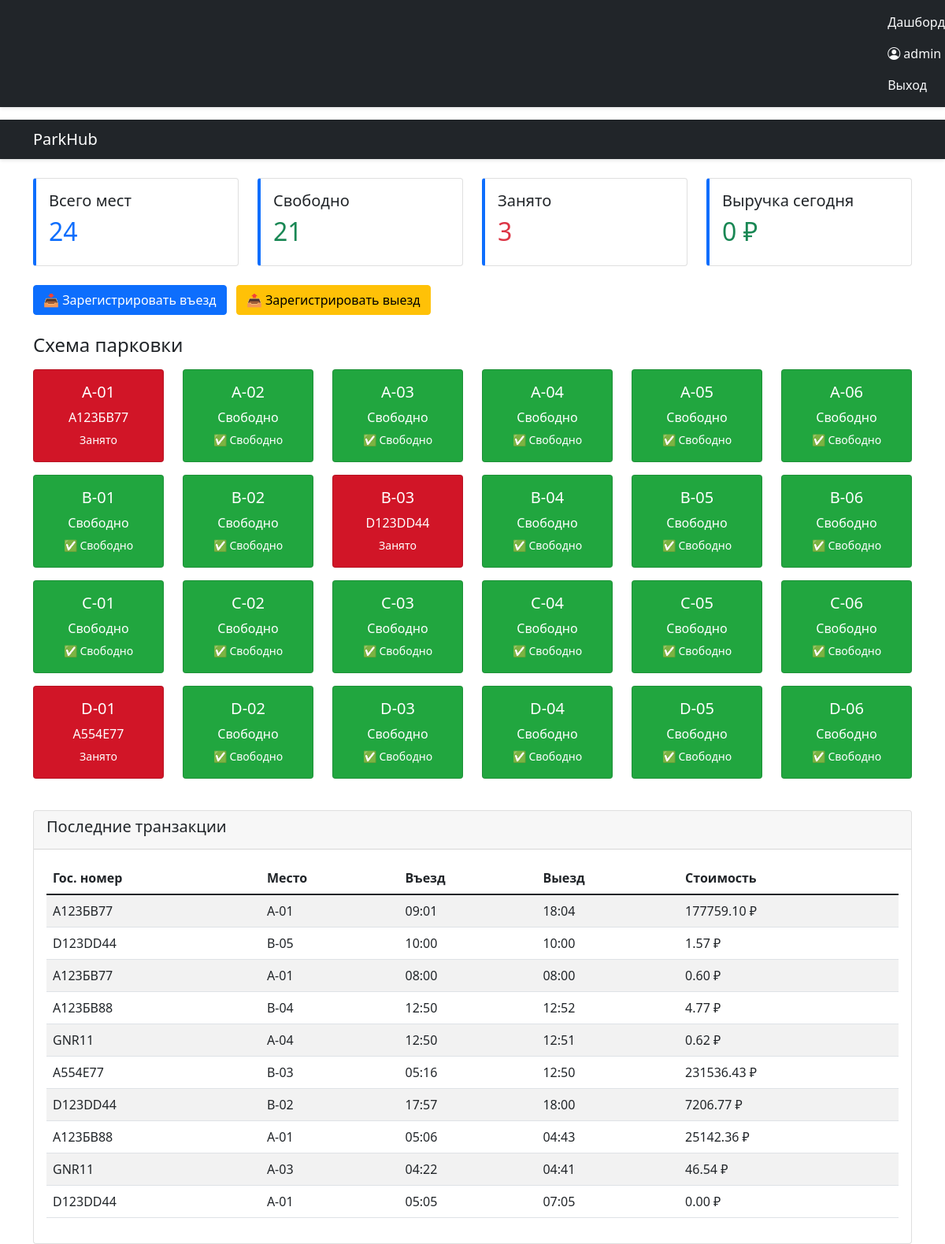
The app's page / (signed in) with its own data.
### main/models.py (models this page shows, shortened)
class ParkingSpot(models.Model):
    number = models.CharField(max_length=10, unique=True, verbose_name="Номер места")
    zone = models.CharField(max_length=5, default='A', verbose_name="Зона")
    created_at = models.DateTimeField(auto_now_add=True, verbose_name="Дата создания")
    def is_occupied(self):
        """Проверка, занято ли место"""
        return self.sessions.filter(status='active').exists()
    is_occupied.boolean = True
    is_occupied.short_description = "Занято"

class ParkingSession(models.Model):
    STATUS_CHOICES = [
        ('active', 'Активна'),
        ('completed', 'Завершена'),
        ('cancelled', 'Отменена'),
    ]
    car_plate = models.CharField(max_length=15, verbose_name="Госномер")
    spot = models.ForeignKey(ParkingSpot, on_delete=models.CASCADE,
                           related_name='sessions', verbose_name="Парковочное место")
    tariff = models.ForeignKey(Tariff, on_delete=models.CASCADE, verbose_name="Тариф")
    check_in = models.DateTimeField(auto_now_add=True, verbose_name="Время въезда")
    check_out = models.DateTimeField(null=True, blank=True, verbose_name="Время выезда")
    status = models.CharField(max_length=10, choices=STATUS_CHOICES,
                            default='active', verbose_name="Статус")
    cost = models.DecimalField(max_digits=10, decimal_places=2, default=0,
                             verbose_name="Стоимость")
    class Meta:
        constraints = [
            models.UniqueConstraint(
                fields=['spot'],
                condition=models.Q(status='active'),
                name='unique_active_session_per_spot'
            )
        ]
        indexes = [
            models.Index(fields=['status', 'spot']),
            models.Index(fields=['check_in']),
        ]

### main/views.py (the view)
# urls.py: path('', views.dashboard, name='main'),
def dashboard(request):
    parking_spots = ParkingSpot.objects.annotate(
        occupied_annotation=Exists(
            ParkingSession.objects.filter(
                spot=OuterRef('pk'),  # pk текущего ParkingSpot
                status='active'
            )
        )
    ).order_by('number')
    total_spots = parking_spots.count()
    occupied_spots = parking_spots.filter(occupied_annotation=True).count()
    free_spots = total_spots - occupied_spots
    today = timezone.now().date()
    today_revenue = ParkingSession.objects.filter(
        check_in__date=today,
        status='completed'
    ).aggregate(total=Sum('cost'))['total'] or 0
    active_sessions = ParkingSession.objects.filter(
        status='active'
    ).select_related('spot', 'tariff')  # Загружаем связанные объекты за один запрос
    recent_transactions = ParkingSession.objects.filter(
        status='completed'
    ).select_related('spot', 'tariff').order_by('-check_out')[:10]
    context = {
        'parking_spots': parking_spots,
        'total_spots': total_spots,
        'occupied_spots': occupied_spots,
        'free_spots': free_spots,
        'today_revenue': today_revenue,
        'active_sessions': active_sessions,
        'recent_transactions': recent_transactions,
        'occupancy_rate': round((occupied_spots / total_spots * 100), 2) if total_spots > 0 else 0,
    }
    return render(request, 'dashboard/index.html', context)

### main/templates/dashboard/index.html (shortened to what this page needs)
{% extends 'dashboard/base.html' %}
{% block content %}
<!DOCTYPE html>
<html lang="ru">
<head>
    <link href="https://cdn.jsdelivr.net/npm/bootstrap@5.1.3/dist/css/bootstrap.min.css" rel="stylesheet">
</head>
<body>
    <nav class="navbar navbar-dark bg-dark">
        <div class="container">
            <span class="navbar-brand mb-0 h1">ParkHub</span>
        </div>
    </nav>
    <div class="container mt-4">
        <div class="row mb-4">
            <div class="col-md-3">
                <div class="card stat-card">
                    <div class="card-body">
                        <h5 class="card-title">Всего мест</h5>
                        <h2 class="text-primary">{{ total_spots }}</h2>
                    </div>
                </div>
            </div>
            <div class="col-md-3">
                <div class="card stat-card">
                    <div class="card-body">
                        <h5 class="card-title">Свободно</h5>
                        <h2 class="text-success">{{ free_spots }}</h2>
                    </div>
                </div>
            </div>
            <div class="col-md-3">
                <div class="card stat-card">
                    <div class="card-body">
                        <h5 class="card-title">Занято</h5>
                        <h2 class="text-danger">{{ occupied_spots }}</h2>
                    </div>
                </div>
            </div>
            <div class="col-md-3">
                <div class="card stat-card">
                    <div class="card-body">
                        <h5 class="card-title">Выручка сегодня</h5>
                        <h2 class="text-success">{{ today_revenue }} ₽</h2>
                    </div>
                </div>
            </div>
        </div>
        <div class="row mb-4">
            <div class="col">
                <a href="{% url 'register_entry' %}" class="btn btn-primary me-2">
                📥 Зарегистрировать въезд
            </a>
            <a href="{% url 'quick_exit' %}" class="btn btn-warning">
                📤 Зарегистрировать выезд
            </a>
            </div>
        </div>
        <div class="row">
            <h4 class="mb-3">Схема парковки</h4>
            {% for spot in parking_spots %}
            <div class="col-xl-2 col-lg-3 col-md-4 col-sm-6 mb-3">
                <div class="card text-white spot-card {% if spot.occupied_annotation %}occupied{% else %}free{% endif %}">
                    <div class="card-body text-center">
                        <h5 class="card-title">{{ spot.number }}</h5>
                        <p class="card-text mb-1">
                            {% if spot.occupied_annotation %}
                                {% for session in active_sessions %}
                                    {% if session.spot.id == spot.id %}
                                        {{ session.car_plate }}
                                    {% endif %}
                                {% endfor %}
                            {% else %}
                                Свободно
                            {% endif %}
                        </p>
                        <small>
                            {% if spot.occupied_annotation %}
                                Занято
                            {% else %}
                                ✅ Свободно
                            {% endif %}
                        </small>
                    </div>
                </div>
            </div>
            {% endfor %}
        </div>
        <div class="row mt-4">
            <div class="col-12">
                <div class="card">
                    <div class="card-header">
                        <h5>Последние транзакции</h5>
                    </div>
                    <div class="card-body">
                        {% if recent_transactions %}
                        <div class="table-responsive">
                            <table class="table table-striped">
                                <thead>
                                    <tr>
                                        <th>Гос. номер</th>
                                        <th>Место</th>
                                        <th>Въезд</th>
                                        <th>Выезд</th>
                                        <th>Стоимость</th>
                                    </tr>
                                </thead>
                                <tbody>
                                    {% for transaction in recent_transactions %}
                                    <tr>
                                        <td>{{ transaction.car_plate }}</td>
                                        <td>{{ transaction.spot.number }}</td>
                                        <td>{{ transaction.check_in|date:"H:i" }}</td>
                                        <td>{{ transaction.check_out|date:"H:i" }}</td>
                                        <td>{{ transaction.cost }} ₽</td>
                                    </tr>
                                    {% endfor %}
                                </tbody>
                            </table>
                        </div>
                        {% else %}
                        <p class="text-muted">Нет завершенных транзакций</p>
                        {% endif %}
                    </div>
                </div>
            </div>
        </div>
    </div>
</body>
</html>
{% endblock %}

### main/templates/dashboard/base.html (shortened to what this page needs)
<!DOCTYPE html>
<html lang="ru">
<head>
    <link href="https://cdn.jsdelivr.net/npm/bootstrap@5.1.3/dist/css/bootstrap.min.css" rel="stylesheet">
    <link rel="stylesheet" href="https://cdn.jsdelivr.net/npm/bootstrap-icons@1.8.1/font/bootstrap-icons.css">
</head>
<body>
    <nav class="navbar navbar-dark bg-dark">
        <div class="navbar-nav ms-auto">
        <a href="{% url 'main' %}" class="nav-link text-light">Дашборд</a>
    {% if user.is_authenticated %}
        <a href="{% url 'profile' %}" class="nav-link text-light">
            <i class="bi bi-person-circle"></i> {{ user.username }}
        </a>
        <form method="post" action="{% url 'logout' %}" style="display: inline;">
    <button type="submit" class="nav-link text-light" style="background:none; border:none;">Выход</button>
</form>
    {% endif %}
</div>
    </nav>
    <main>
        {% block content %}{% endblock %}
    </main>
</body>
</html>

### main/templates/dashboard/base.html (style rules this page uses)
body { background-color: #f8f9fa; font-family: 'Segoe UI', Tahoma, Geneva, Verdana, sans-serif; }
.navbar { box-shadow: 0 2px 4px rgba(0,0,0,.1); }

### main/templates/dashboard/index.html (style rules this page uses)
.spot-card { transition: all 0.3s; cursor: pointer; }
.occupied { background-color: #d11527 !important; }
.free { background-color: #21a63f !important; }
.stat-card { border-left: 4px solid #0d6efd; }

### records on screen
ParkingSpot: number "A-01", shows "Занято"
ParkingSession: car_plate "А123БВ77"
ParkingSpot: number "A-02", shows "Свободно", shows "✅ Свободно"
ParkingSpot: number "A-03", shows "Свободно", shows "✅ Свободно"
ParkingSpot: number "A-04", shows "Свободно", shows "✅ Свободно"
ParkingSpot: number "A-05", shows "Свободно", shows "✅ Свободно"
ParkingSpot: number "A-06", shows "Свободно", shows "✅ Свободно"
ParkingSpot: number "B-01", shows "Свободно", shows "✅ Свободно"
ParkingSpot: number "B-02", shows "Свободно", shows "✅ Свободно"
ParkingSpot: number "B-03", shows "Занято"
ParkingSession: car_plate "D123DD44"
ParkingSpot: number "B-04", shows "Свободно", shows "✅ Свободно"
ParkingSpot: number "B-05", shows "Свободно", shows "✅ Свободно"
ParkingSpot: number "B-06", shows "Свободно", shows "✅ Свободно"
ParkingSpot: number "C-01", shows "Свободно", shows "✅ Свободно"
ParkingSpot: number "C-02", shows "Свободно", shows "✅ Свободно"
ParkingSpot: number "C-03", shows "Свободно", shows "✅ Свободно"
ParkingSpot: number "C-04", shows "Свободно", shows "✅ Свободно"
ParkingSpot: number "C-05", shows "Свободно", shows "✅ Свободно"
ParkingSpot: number "C-06", shows "Свободно", shows "✅ Свободно"
ParkingSpot: number "D-01", shows "Занято"
ParkingSession: car_plate "A554E77"
ParkingSpot: number "D-02", shows "Свободно", shows "✅ Свободно"
ParkingSpot: number "D-03", shows "Свободно", shows "✅ Свободно"
ParkingSpot: number "D-04", shows "Свободно", shows "✅ Свободно"
ParkingSpot: number "D-05", shows "Свободно", shows "✅ Свободно"
ParkingSpot: number "D-06", shows "Свободно", shows "✅ Свободно"

### other values on screen
{{ user.username }} "admin"
{{ total_spots }} "24"
{{ free_spots }} "21"
{{ occupied_spots }} "3"
{{ today_revenue }} "0"
